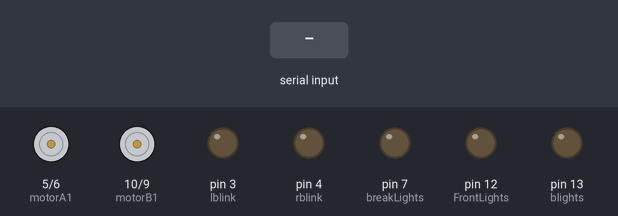
The sketch below on a simulated Arduino Uno, built with avr-gcc and run on an emulated ATmega328P. Parts: motor-driver pin pairs drawn as motors (green arrow = first pin HIGH = forward, orange = second pin HIGH = backward, longer = more drive), output pins drawn as LEDs (lit = HIGH). The inputs (shaded band) are chosen by the test bench.

Above: at 1.2 s.
1.3 s: "F" received over Serial
At 1.6 s:
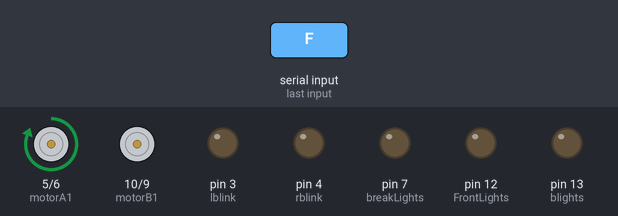
2.8 s: byte 74 ('J') received over Serial
At 3.9 s:
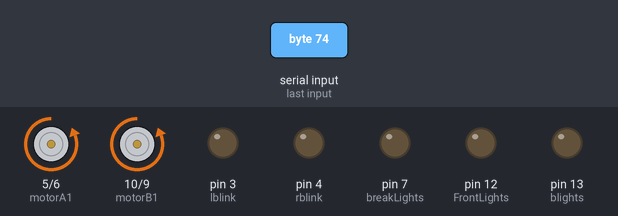
4.3 s: byte 76 ('L') received over Serial
At 5.1 s:
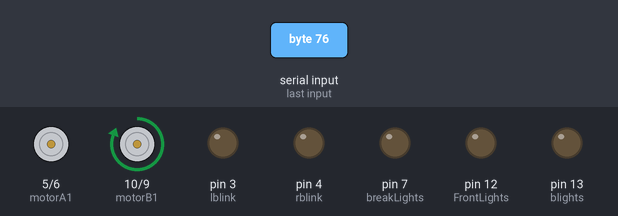
5.8 s: byte 82 ('R') received over Serial
At 6.2 s:
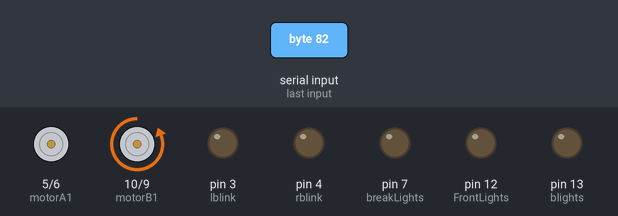
7.3 s: byte 87 ('W') received over Serial
At 8.5 s:
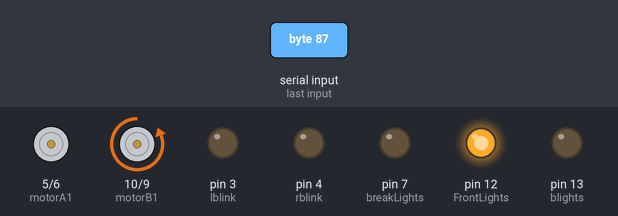
8.8 s: byte 85 ('U') received over Serial
At 9.7 s:
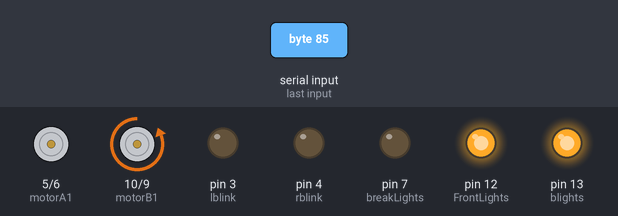
Timing chart, 0 to 11.3 s (numbered marks = the images above; inputs shaded):
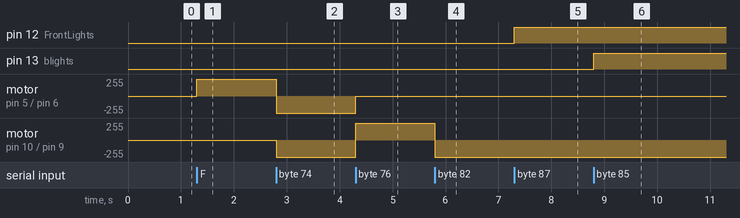

Measured:
- after the input at 1.3 s, motor on pin 5 (motorA1) / pin 6 (motorA2): stopped → forward 255/255 at once
- after the input at 2.8 s, motor on pin 5 (motorA1) / pin 6 (motorA2): forward 255/255 → backward 255/255 at once; motor on pin 10 (motorB1) / pin 9 (motorB2): stopped → backward 255/255 at once
- after the input at 4.3 s, motor on pin 5 (motorA1) / pin 6 (motorA2): backward 255/255 → stopped at once; motor on pin 10 (motorB1) / pin 9 (motorB2): backward 255/255 → forward 255/255 at once
- after the input at 5.8 s, motor on pin 10 (motorB1) / pin 9 (motorB2): forward 255/255 → backward 255/255 at once
- after the input at 7.3 s, pin 12 (FrontLights): LOW → HIGH at once
- after the input at 8.8 s, pin 13 (blights): LOW → HIGH at once

The sketch:

carduinov5_arduino.ino
```cpp
/*
* Carduino - School-project - 02/02-2018
* RC Car Controled with bluetooth app (Andriod)
* Made by Oskar Wahlqvist, Mattias Julin and Edvin Nordholm
*/

// Motors - A1 and A2 for power and B1 and B2 for the wheels
  const int motorA1  = 5;
  const int motorA2  = 6;
  const int motorB1  = 10;
  const int motorB2  = 9;

//Leds
  const int FrontLights  = 12;		//Front lights
  const int blights  = 13;		//Back lights

  const int breakLights = 7;	//Break lights
  const int lblink = 3;			//Left blinker
  const int rblink = 4; 		//Right blinker

  //Empty pin
  //const int a = 3;

//Bluetooth module (HC-06)
  const int BTState = 2; //Connected to pin 2

//State the constant from app
  int state;
//Speed is the speed of the car
  int Speed=255;     // Speed between 0-255


void setup() {
    // OUTPUT pins
    pinMode(motorA1, OUTPUT);
    pinMode(motorA2, OUTPUT);
    pinMode(motorB1, OUTPUT);
    pinMode(motorB2, OUTPUT);
    pinMode(FrontLights, OUTPUT);
    pinMode(blights, OUTPUT);
    pinMode(lblink, OUTPUT);
    pinMode(breakLights, OUTPUT);
    pinMode(lblink, OUTPUT);
    pinMode(rblink, OUTPUT);

	//INPUT pins
	pinMode(BTState, INPUT);

    // Initialize serial communication at 9600 bits per second:
    Serial.begin(9600);
}

void loop() {


  //Saves the commands from the app to "state"
    if(Serial.available() > 0){
      state = Serial.read();
    }


  //There are 4 diffrent speed values in the app. values can range from 0 - 255.
    if (state == '0'){
      Speed=0;}
    else if (state == '1'){
      Speed=100;}
    else if (state == '2'){
      Speed=150;}
    else if (state == '3'){
      Speed=200;}
    else if (state == '4'){
      Speed=255;}

  /***********************F - Forward****************************/
  //If the app sends out the letter F, the car goes forward.
    if (state == 'F') {
      analogWrite(motorA1, Speed); analogWrite(motorA2, 0);
        analogWrite(motorB1, 0);      analogWrite(motorB2, 0);
    }
  /**********************G - Forward Left************************/
  //If the app sends out the letter G, the car goes forward and turn left
    else if (state == 'G') {
      analogWrite(motorA1, Speed); analogWrite(motorA2, 0);
        analogWrite(motorB1, 255);    analogWrite(motorB2, 0);
    }
  /**********************I - Forward Right************************/
  //If the app sends out the letter I, the car goes forward and turn right
    else if (state == 'I') {
        analogWrite(motorA1, Speed); analogWrite(motorA2, 0);
        analogWrite(motorB1, 0);      analogWrite(motorB2, 255);
    }
  /***********************B - Backward****************************/
  //If the app sends out the letter B, the car goes backwards
    else if (state == 'B') {
         digitalWrite(breakLights, HIGH);
      analogWrite(motorA1, 0);   analogWrite(motorA2, Speed);
        analogWrite(motorB1, 0);   analogWrite(motorB2, 0);
      digitalWrite(breakLights, LOW);
    }

  /**********************H - Backward Left************************/
  //If the app sends out the letter H, the car goes backward and turn left
    else if (state == 'H') {
      analogWrite(motorA1, 0);   analogWrite(motorA2, Speed);
        analogWrite(motorB1, 255); analogWrite(motorB2, 0);
    }
  /**********************J - Backward Right************************/
  // If the app sends out the letter J, the car goes backwards and turn right
    else if (state == 'J') {
      analogWrite(motorA1, 0);   analogWrite(motorA2, Speed);
        analogWrite(motorB1, 0);   analogWrite(motorB2, 255);
    }
  /***************************L - Left*****************************/
  //If the app sends out the letter L, the wheels turn left
    else if (state == 'L') {
      analogWrite(motorA1, 0);   analogWrite(motorA2, 0);
        analogWrite(motorB1, 255); analogWrite(motorB2, 0);
    }
  /***************************R - Right*****************************/
  //If the app sends out the letter R, the wheels turn right
    else if (state == 'R') {
      analogWrite(motorA1, 0);   analogWrite(motorA2, 0);
        analogWrite(motorB1, 0);   analogWrite(motorB2, 255);
    }
  /************************W and w - FrontLights*****************************/
  //If the app sends out a capital W, the front leds will turn on.
  //and if the app sends out a small w, the front leds will turn off.
    else if (state == 'W') {
         digitalWrite(FrontLights, HIGH);
      }
      else if (state == 'w'){
         digitalWrite(FrontLights, LOW);
      }
     /************************U and u - BackLights*****************************/
	 //If the app sends out a capital U, the leds in the back will turn on.
	 //and if the app sends out a small u, the leds in the back will turn off.
    else if (state == 'U') {
         digitalWrite(blights, HIGH);
      }
      else if (state == 'u'){
         digitalWrite(blights, LOW);
      }
         /************************LeftBlink*****************************/
  //If state is equal with letter 'G or L', led will blink

    else if (state == 'L') {
         digitalWrite(lblink, HIGH);
         delay(250);
         digitalWrite(lblink, LOW);
         delay(250);
      }
/**********************left blink***************************/
  //If state is equal with letter 'V', turn on blinker

	else if (state == 'V') {
	      digitalWrite(lblink, HIGH);
       delay(500);
       digitalWrite(lblink, LOW);
       delay(500);
        digitalWrite(lblink, HIGH);
       delay(500);
       digitalWrite(lblink, LOW);
       delay(500);
        digitalWrite(lblink, HIGH);
       delay(500);
       digitalWrite(lblink, LOW);
       delay(500);
	}

    //If state is equal with letter 'v', turn off turnsignal
	else if (state == 'v') {
		digitalWrite(lblink, LOW);
	}

 /**********************right blink***************************/
  //If state is equal with letter 'X', turn on turnsignal
    else if (state == 'X'){
          digitalWrite(rblink, HIGH);
       delay(500);
       digitalWrite(rblink, LOW);
       delay(500);
        digitalWrite(rblink, HIGH);
       delay(500);
       digitalWrite(rblink, LOW);
       delay(500);
        digitalWrite(rblink, HIGH);
       delay(500);
       digitalWrite(rblink, LOW);
       delay(500);
    }
	  //If state is equal with letter 'x', turn off turnsignal
	else if (state == 'x'){
		digitalWrite(rblink, LOW);
	}
   /************************S - Stop*****************************/
  //If the app sends out the letter S, the car stops
    else if (state == 'S'){
        analogWrite(motorA1, 0);  analogWrite(motorA2, 0);
        analogWrite(motorB1, 0);  analogWrite(motorB2, 0);
    }

}
```
